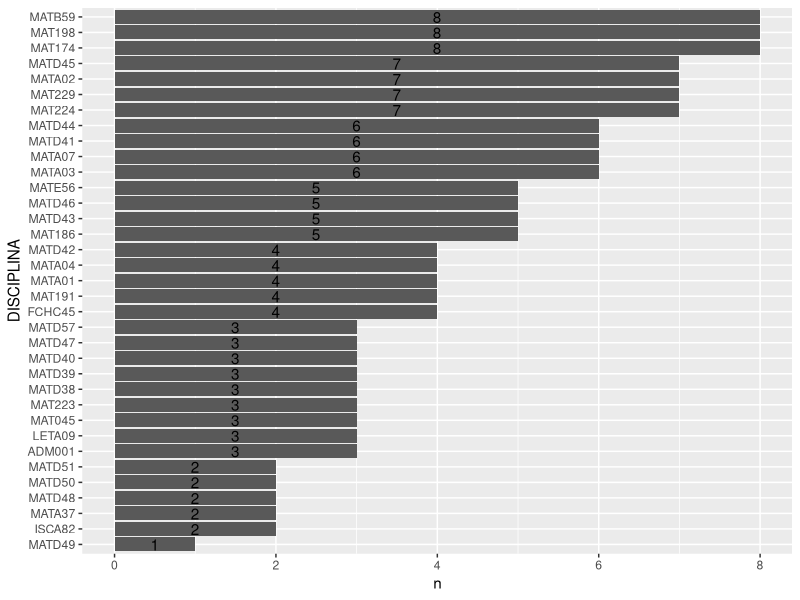

Here is the R script that generated this plot: (Note: this script raises an error after producing the figure.)
library(tidyverse)
library(ggrepel)
library(knitr)
library(kableExtra)

#Importação do BD
disciplinas_2018_1 <- read_csv2("BD/SABE - Disciplinas 2018.1 e 2018.2/disciplinas_2018_1.csv")
disciplinas_2018_2 <- read_csv2("BD/SABE - Disciplinas 2018.1 e 2018.2/disciplinas_2018_2.csv")

#Avaliando a estrutura dos dados:
str(disciplinas_2018_1)
str(disciplinas_2018_2)

# Limpeza e manipulação do BD ----
#Renomeando a variavel Comentarios para manter todos os BDs com as mesmas variáveis.
disciplinas_2018_1 <- disciplinas_2018_1 %>% 
  rename(COMENTARIOS_DISC = comentariodisc)

disciplinas_2018_2 <- disciplinas_2018_2 %>% 
  rename(COMENTARIOS_DISC = comentdisc)

#Criando uma nova variável para distinguir entre os bancos de dados.
disciplinas_2018_1 <- disciplinas_2018_1 %>% 
  mutate(SEMESTRE = 2018.1)

disciplinas_2018_2 <- disciplinas_2018_2 %>% 
  mutate(SEMESTRE = 2018.2)

#Unindo o banco de dados.
disciplinas_2018 <- full_join(disciplinas_2018_1, disciplinas_2018_2)

#Transformando as variaveis do banco de dados em fator.
disciplinas_2018 <- disciplinas_2018 %>% 
  mutate_all(as_factor)

#Transformando algumas variaveis do BD em caractere e alterando o formato de strings.
disciplinas_2018 <- disciplinas_2018 %>% 
  mutate(COMENTARIOS_DISC = as.character(COMENTARIOS_DISC),
         DISCIPLINA = as.character(DISCIPLINA),
         SITUACAO = str_to_title(SITUACAO))

#Excluindo VAs que não trarão informação.
disciplinas_2018 <- disciplinas_2018 %>% 
  select(-ID, -TURMA)

#A ideia aqui é categorizar as disciplinas por departamento
disciplinas_2018 %>% 
  group_by(DISCIPLINA) %>% 
  distinct(DISCIPLINA) %>%
  select(DISCIPLINA) %>% 
  view()

#Criando uma variável para categorizar as disciplinas do Departamento de Estatística
disciplinas_2018 <- disciplinas_2018 %>% 
  mutate(DEPARTAMENTO = ifelse(DISCIPLINA %in% c("ADM001", "ISCA82", "FCHC45", 
                                                 "LETA09", "MAT045", "MAT174", 
                                                 "MATE56"), "Não_DEst", "DEst"))

glimpse(disciplinas_2018)

#----
#Verificando o número de alunos pelo números distintos de matrículas.
disciplinas_2018 %>% 
  # pull(MATRICULA) %>% 
  distinct(MATRICULA) %>% 
  view()

disciplinas_2018 %>% 
  mutate(SITUACAO = str_to_title(SITUACAO)) %>% select(SITUACAO)

{
#Analisando a variavel comentários para verificar a relevância.
disciplinas_2018 %>% 
  filter(!is.na(COMENTARIOS_DISC)) %>% 
  select(COMENTARIOS_DISC) %>% 
  view()

disciplinas_2018_2 %>% 
  filter(!is.na(COMENTARIOS_DISC)) %>% 
  select(COMENTARIOS_DISC) %>% 
  view()
} #Dispensável...

table(disciplinas_2018$q1)

anyNA(disciplinas_2018$DISCIPLINA)

disciplinas_2018 %>%
  count(DISCIPLINA) %>%
  # top_n(10, n) %>% 
  mutate(DISCIPLINA = forcats::fct_reorder(DISCIPLINA, n)) %>%
  ggplot(aes(x = DISCIPLINA)) +
  geom_col(aes(y = n), show.legend = FALSE) +
  geom_text(aes(y = n/2, label = n)) +
  coord_flip()

disciplinas_2018 %>%  
  group_by(SEMESTRE) %>% 
  count(SITUACAO) %>% 
  mutate(Fr = n/sum(n)*100) %>%
  ggplot(aes(x = SEMESTRE, y = Fr, fill = SITUACAO)) +
  geom_col() +
  geom_text(aes(label = paste0(sprintf("%1.0f", pct), "%\n")),
              size = 3,
              position=position_stack(vjust=.5)) +
  # geom_text_repel(aes(label = round(Fr,0))) +
  #scale_fill_manual(values = c("green", "red", "pink", "blue")) + #Mudei as cores
  #scale_fill_discrete(labels = c("Aprovado", "Reprovado_Falta", "Reprovado_Nota", "Trancou"))+
  labs(x = "Semestre", y = "Freqência (%)")

  # geom_label(aes(x = SEMESTRE, y = Fr, label = round(Fr,0)))
# install.packages("patchwork")


disciplinas_2018 %>% count(q1) %>% 
  mutate("fr(%)" = n/sum(n)*100) %>% view()

levels(disciplinas_2018$q1) #Verificando os levels da VA.

#Questão 1 ----
#Construindo uma tabela de Frequência da questão 1:
disciplinas_2018 %>%
  # filter(DEPARTAMENTO == "DEst") %>% #Filtrando ficam 126 de 154 observações
  count(q1) %>% 
  mutate(Fr = n/sum(n)*100) %>% 
  mutate(q1 = forcats::lvls_revalue(q1, c("Outros", "Discordo Totalmente", 
                              "Discordo", "Não Sei", "Concordo", 
                              "Concordo Toralmente")))
#Gráfico
disciplinas_2018 %>%  
  # group_by(SEMESTRE) %>% 
  count(q1) %>% 
  mutate(Fr = n/sum(n)*100, 
         q1 = forcats::lvls_revalue(q1, c("Outros", "Discordo Totalmente", 
                                          "Discordo", "Não Sei", "Concordo", 
                                          "Concordo Toralmente"))) %>%
  ggplot(aes(x = q1, y = Fr, fill = q1)) +
  geom_col() +
  geom_text_repel(aes(label = round(Fr,1))) +
  #scale_fill_manual(values = c("green", "red", "pink", "blue")) + #Mudei as cores
  #scale_fill_discrete(labels = c("Aprovado", "Reprovado_Falta", "Reprovado_Nota", "Trancou"))+
  labs(x = "Q1", y = "Freqência (%)")

#----

disciplinas_2018 %>% filter(DEPARTAMENTO=="DEst")
  
